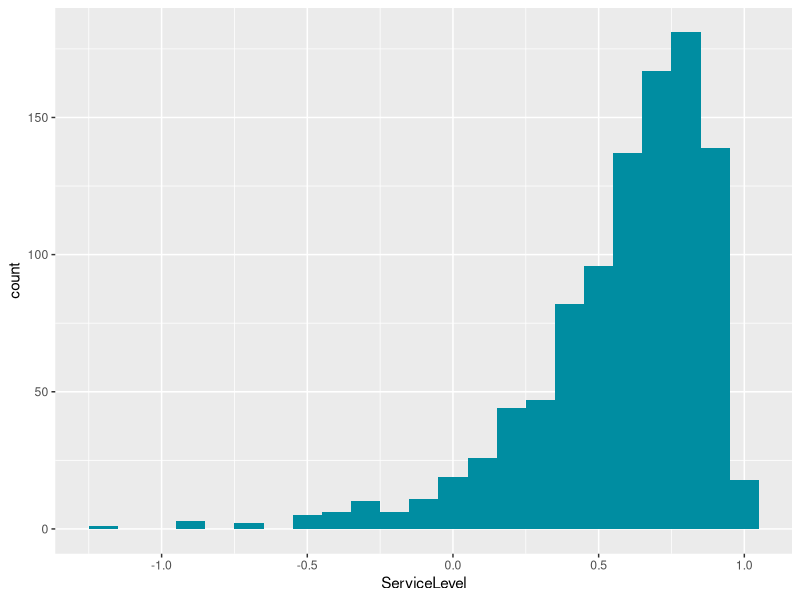

Source code (R):
## Call centre modelling using the Erlang C formula

# The Erlang C formula is used to calculate the chance of queued calls 
# (waiting to be answered). This can be used to determine how many 
# operators/agents are needed to answer all arriving calls.

# The Erlang C formula does not consider call abandonment: 
# it assumes that all callers will remain in the queue until they 
# are being served. In reality, some callers will abandon when the 
# waiting time exceeds their patience. This has the effect of improving 
# the waiting time for subsequent callers in the queue. Abandonment will 
# therefore improve the service level for remaining callers. The net effect 
# of this is, that the Erlang C formula will essentially overestimate 
# the numbers of operators/agents that are needed.

# Functions related to (contact center) staffing,
# using the Erlang C function

# Terms used:
# rate-- Number of arrivals per interval
# duration-- Average handling time in seconds
# interval-- Length of interval in minutes (default = 60)
# agents-- Number of available agents
# target -- Acceptable waiting time
# gos_target-- Service level goal, the percentage of calls answered 
# within the acceptable waiting time

# Calculate traffic intensity/workload
# Return--  Traffic intensity in Erlangs
intensity <- function(rate, duration, interval = 60) {
  (rate / (60 * interval)) * duration
}

# Calculate the chance of a queued call (Erlang C function)
# Return-- Chance of queueing
erlang_c <- function(agents, rate, duration, interval = 60) {
  int <- intensity(rate, duration, interval)
  erlang_b_inv <- 1
  for (i in 1:agents) {
    erlang_b_inv <- 1 + erlang_b_inv * i / int
  }
  erlang_b <- 1 / erlang_b_inv
  agents * erlang_b / (agents - int * (1 - erlang_b))
}

# Calculate the servicelevel 
# Calculates the percentage of calls that are answered within the 
# acceptable waiting time
# Return-- Service level (% of calls answered within acceptable waiting time)
service_level <- function(agents, rate, duration, target, interval = 60) {
  pw <- erlang_c(agents, rate, duration, interval)
  int <- intensity(rate, duration, interval)
  1 - (pw * exp(-(agents - int) * (target / duration)))
}

# Calculate the number of needed agents for SL goal
# Calculates the number of agents that are needed to achieve a required service level. Currently only
# calculates a whole (integer) number of agents.
# Return-- Number of agents needed to achieve service level
resource <- function(rate, duration, target, gos_target, interval = 60) {
  agents <-round(intensity(rate, duration, interval) + 1)
  gos <- service_level(agents, rate, duration, target, interval)
  while (gos < gos_target * (gos_target > 1) / 100) {
    agents <- agents + 1
    gos <- service_level(agents, rate, duration, target, interval)
  }
  return(c(agents, gos))
}

# Example 01: Test scenario where 
# Number of arrivals per interval: 100, 
# Duration of each call is 180,
# Acceptable waiting time is 20 sec, 
# Service Level goals, the percentage of calls answered is 90%,
# Length of interval in minutes is 30 sec
resource(100, 180, 20, 90, 30)

# output is [1] 15.0000000  0.9414528
# The Number of resources required to meet the workload is 15 agents
# with 94% of calls getting answered

## Monte Carlo Simulation
# Example 02: 
# a call centre receives on average 100 calls per half hour 
# with a standard deviation of 10 calls. The average time to manage a call, 
# including wrap-up time after the call, is 180 seconds with a standard 
# deviation of 20 seconds. The centre needs to answer 80% of calls within 
# 20 seconds. What is the likelihood of achieving this level of service?
library(tidyverse)
library(dplyr)

# Ressource required 
resource(100, 180, 20, 80, 30)
# output is [1] 14.00000  0.88835, i.e. 14 agents are required to meet SL goals

intensity_mc <- function(rate_m, rate_sd, duration_m, duration_sd, interval = 60, sims = 1000) {
  (rnorm(sims, rate_m, rate_sd) / (60 * interval)) * rnorm(sims, duration_m, duration_sd)
}

# Resources required Monte Carlo Simulation
intensity_mc(100, 10, 180, 20, interval = 30) %>% summary()
# output is
# Min. 1st Qu.  Median    Mean 3rd Qu.    Max. 
# 5.720   8.896   9.920   9.978  11.030  14.391 
# Simulating the intensity of the scenario 1000 times suggests we need 
# between 6 and 16 agents to manage this workload.

erlang_c_mc <- function(agents, rate_m, rate_sd, duration_m, duration_sd, interval = 60) {
  int <- intensity_mc(rate_m, rate_sd, duration_m, duration_sd, interval)
  erlang_b_inv <- 1
  for (i in 1:agents) {
    erlang_b_inv <- 1 + erlang_b_inv * i / int
  }
  erlang_b <- 1 / erlang_b_inv
  agents * erlang_b / (agents - int * (1 - erlang_b))
}

service_level_mc <- function(agents, rate_m, rate_sd, duration_m, duration_sd, target, interval = 60, sims = 1000) {
  pw <- erlang_c_mc(agents, rate_m, rate_sd, duration_m, duration_sd, interval)
  int <- intensity_mc(rate_m, rate_sd, duration_m, duration_sd, interval, sims)
  1 - (pw * exp(-(agents - int) * (target / rnorm(sims, duration_m, duration_sd))))
}

data_frame(ServiceLevel = service_level_mc(agents = 12,
                                           rate_m = 100,
                                           rate_sd = 10,
                                           duration_m = 180,
                                           duration_sd = 20,
                                           target = 20,
                                           interval = 30,
                                           sims = 1000)) %>%
  ggplot(aes(ServiceLevel)) +
  geom_histogram(binwidth = 0.1, fill = "#008da1")

service_level_mc(15, 100, 10, 180, 20, 20, 30, sims = 1000) %>%
  quantile(c(.05, .5, .95))

# The output is 
#        5%       50%       95% 
# 0.7412067 0.9413291 0.9912122 

# The last step is to simulate the expected service level for this scenario. 
# The plot visualises the outcome of the Monte Carlo simulation and shows 
# that 95% of situations the Grade of Service is more than 77% and 
# half the time it is more than 94%.